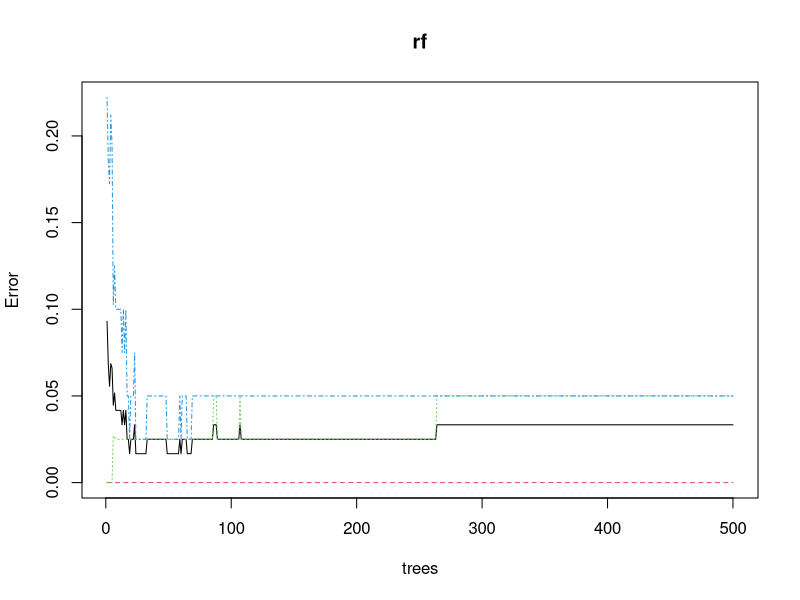
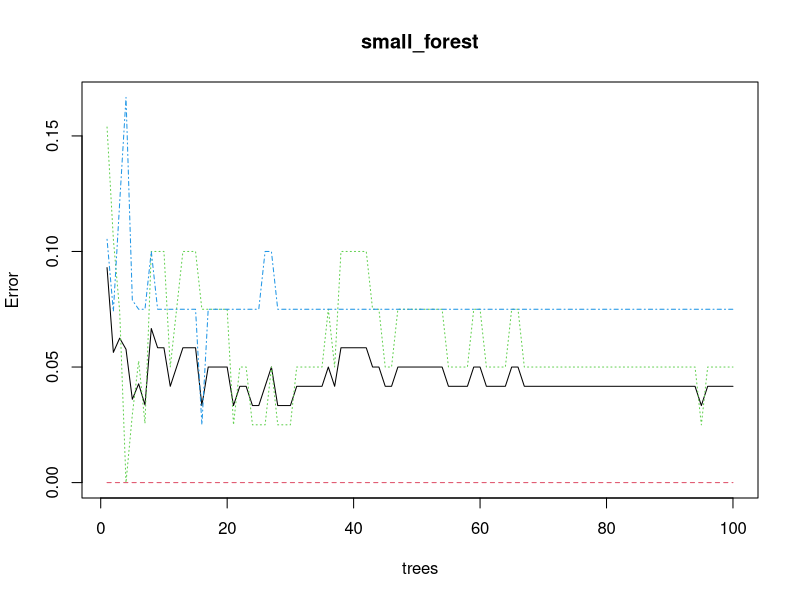

Write R code to recreate these figures, in order.
# Random Forest
library(caret)
library(randomForest)

set.seed(2021)
train_index <- createDataPartition(iris$Species, p=0.8,list=F)
iris_train <- iris[train_index,]
iris_test <- iris[-train_index,]

# 모델링/학습
rf <- randomForest(Species ~., iris_train)
rf

# 예측
pred <- predict(rf, iris_test, type='class')

# 평가
confusionMatrix(pred, iris_test$Species)

# 시각화
plot(rf)

# 하이퍼 파라메터
small_forest <- randomForest(Species ~., iris_train,
                             ntree=100, nodesize=4)
s_pred <- predict(small_forest, iris_test, type='class')
confusionMatrix(s_pred, iris_test$Species)
plot(small_forest)
